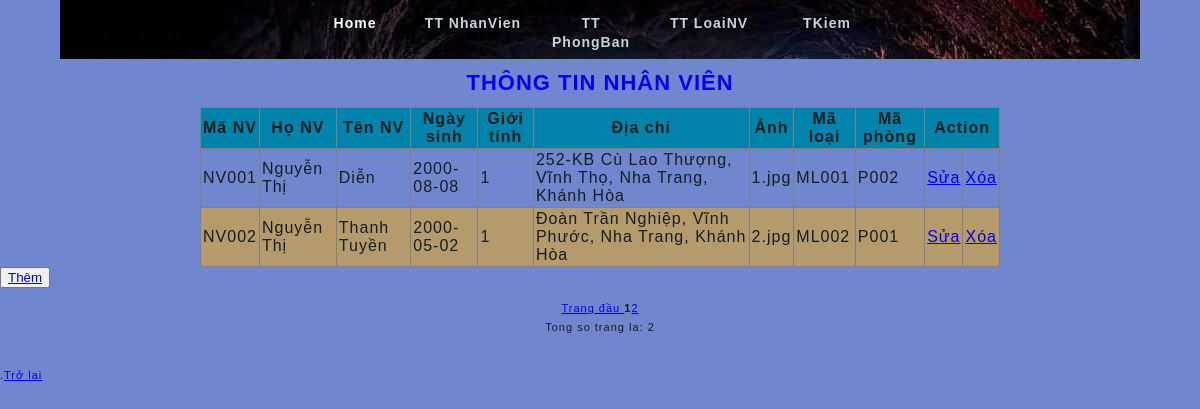
The page /nv.php on the database its author committed.
### tables this page shows
CREATE TABLE `nhanvien` (
  `MaNV` varchar(5) NOT NULL,
  `Ho` varchar(30) NOT NULL,
  `Ten` varchar(30) NOT NULL,
  `NgaySinh` date NOT NULL,
  `GioiTinh` bit(1) NOT NULL,
  `DiaChi` varchar(100) NOT NULL,
  `Anh` varchar(100) NOT NULL,
  `MaLoai` varchar(5) NOT NULL,
  `MaPhong` varchar(5) NOT NULL
);

### nv.php (the view, shortened to what this page needs)
<!DOCTYPE HTML PUBLIC "-//W3C//DTD HTML 4.01 Frameset//EN">
<html>
<head>
</head>
<body>
    <?php
    require("connect.php");
    $rowsPerPage = 2;
    $offset = ($_GET['page'] - 1) * $rowsPerPage;
    $strSQL = "SELECT * FROM nhanvien LIMIT $offset, $rowsPerPage";
    $result = mysqli_query($dbc, $strSQL);
    if (mysqli_num_rows($result) == 0) {
        echo "Chưa có dữ liệu";
    } else {
        echo "<h1 style='color: blue;' align='center'>THÔNG TIN NHÂN VIÊN</h1>
		  <table align='center' width='800' border='1' cellpadding='2' cellspacing='2'
				style='border-collapse: collapse;'>
		  	<tr style='background-color: #0084ab;' align='center'>
				<td><b>Mã NV</b></td>
                <td><b>Họ NV</b></td>
				<td><b>Tên NV</b></td>
                <td><b>Ngày sinh</b></td>
                <td><b>Giới tính</b></td>
				<td><b>Địa chỉ</b></td>
				<td><b>Ảnh</b></td>
				<td><b>Mã loại</b></td>
				<td><b>Mã phòng</b></td>
                <td colspan ='3'><b>Action</b></td>
		  	</tr>";
        $stt = 1;
        while ($row = mysqli_fetch_array($result)) {
            if ($stt % 2 != 0) {
                echo "<tr>";
                echo "<td>$row[0]</td>";
                echo "<td>$row[1]</td>";
                echo "<td>$row[2]</td>";
                echo "<td>$row[3]</td>";
                echo "<td>$row[4]</td>";
                echo "<td>$row[5]</td>";
                echo "<td>$row[6]</td>";
                echo "<td>$row[7]</td>";
                echo "<td>$row[8]</td>"; ?>
                <td><a href="edit_nv.php?id=<?php echo $row['MaNV']; ?>">Sửa</a></td>
                <td><a href="delete_nv.php?id=<?php echo $row['MaNV']; ?>" onclick="return confirm('Bạn có muốn xóa?');">Xóa</a></td>
            <?php
                echo "</tr>";
            } else {
                echo "<tr style='background-color: #ffb1007a;'>";
                echo "<td>$row[0]</td>";
                echo "<td>$row[1]</td>";
                echo "<td>$row[2]</td>";
                echo "<td>$row[3]</td>";
                echo "<td>$row[4]</td>";
                echo "<td>$row[5]</td>";
                echo "<td>$row[6]</td>";
                echo "<td>$row[7]</td>";
                echo "<td>$row[8]</td>"; ?>
                <td><a href="edit_nv.php?id=<?php echo $row['MaNV']; ?>">Sửa</a></td>
                <td><a href="delete_nv.php?id=<?php echo $row['MaNV']; ?>" onclick="return confirm('Bạn có muốn xóa?');">Xóa</a></td>
        <?php
                echo "</tr>";
            }
            $stt += 1;
        }
        echo '</table>';
        echo "<button align='center' class=\"btn btn-succes\"> <a href=\"themnv.php\">Thêm</a></button>" . "<br>";
        $re = mysqli_query($dbc, 'select * from nhanvien');
        $numRows = mysqli_num_rows($re);
        $maxPage = floor($numRows / $rowsPerPage) + 1;
        ?>
        <p align="center"><?php
                            if ($_GET['page'] == 1) {
                                echo "<a href=" . $_SERVER['PHP_SELF'] . "?page=" . ($_GET['page'] == 1) . ">
Trang đầu
</a> ";
                            }
                            for ($i = 1; $i <= $maxPage; $i++) {
                                if ($i == $_GET['page']) {
                                    echo '<b>' . $i . '</b>';
                                } else
                                    echo "<a href=" . $_SERVER['PHP_SELF'] . "?page="
                                        . $i . ">" . $i . "</a> ";
                            }
                            echo '<br>Tong so trang la: ' . $maxPage;
                        } ?>
        </p><?php
            echo "<br>.<a href=\"index.php\">Trở lại</a>";
            ?>
</body>
</html>

### style.css (style rules this page uses)
body { margin: 0; padding: 0; line-height: 1.7em; letter-spacing: 1px; font-family: Tahoma, Geneva, sans-serif; font-size: 11px; color: #161d1e; background: #7086cf; }
#templatemo_menu { height: 59px; background: url(hinh_nv/3.jpg) no-repeat center top; }
#templatemo_menu ul { width: 590px; margin: 0 auto; padding: 0px; list-style: none; }
#templatemo_menu ul li { padding: 0px; margin: 0px; display: inline; }
#templatemo_menu ul li a { position: relative; float: left; width: 100px; display: block; height: 35px; padding: 14px 8px 0 0; margin-right: 10px; text-align: center; font-size: 14px; text-decoration: none; color: #c9d3da; font-weight: bold; outline: none; }
#templatemo_menu ul li a span { position: absolute; width: 8px; height: 49px; left: -8px; top: 0; background: url(images/templatemo_menu_btn_left.png) no-repeat left top; }
#templatemo_menu li a:hover, #templatemo_menu li .current { color: #ffffff; background: url(images/templatemo_menu_btn__hover_right.png) no-repeat right top; }
#templatemo_menu li a:hover span, #templatemo_menu li .current span { position: absolute; width: 8px; height: 49px; left: -8px; top: 0; background: url(images/templatemo_menu_btn__hover_left.png) no-repeat left top; }

### rows shown on the page
nhanvien: MaNV "NV001", Ho "Nguyễn Thị", Ten "Diễn", NgaySinh "2000-08-08", GioiTinh "1", DiaChi "252-KB Cù Lao Thượng, Vĩnh Thọ, Nha Trang, Khánh Hòa", Anh "1.jpg", MaLoai "ML001", MaPhong "P002"
nhanvien: MaNV "NV002", Ho "Nguyễn Thị", Ten "Thanh Tuyền", NgaySinh "2000-05-02", GioiTinh "1", DiaChi "Đoàn Trần Nghiệp, Vĩnh Phước, Nha Trang, Khánh Hòa", Anh "2.jpg", MaLoai "ML002", MaPhong "P001"

### other values the page prints
$maxPage "2"
